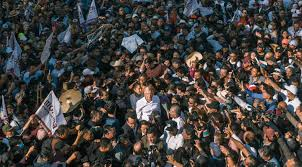
#> input picture amlo.jpg, 302 x 167 px
$ python manejarImagen.py
#> lines starting #> are read from the running program, lines starting #| are printed output that depends on the picture
import numpy as np
import cv2 as cv
from matplotlib import pyplot as plt

imagen = cv.imread("amlo.jpg")
#> imagen is the input picture: shape (167, 302, 3); mean B, G, R 61, 63.6, 66.6
imagengris = cv.cvtColor(imagen,cv.COLOR_BGR2GRAY)
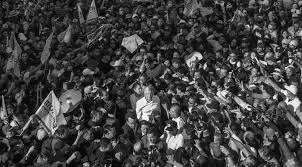
#> imagengris: shape (167, 302); min 0, max 255, mean 64.2
# cv.imshow("Monocromatica", imagengris); cv.waitKey(0); cv.destroyAllWindows()

imgsize = cv.resize(imagengris, (200,200))
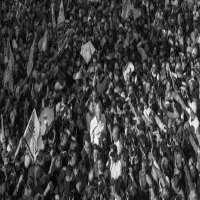
#> imgsize: shape (200, 200); min 1, max 250, mean 64
np.max(imgsize)
np.min(imgsize)

hist = cv.calcHist([imagen],[0], None, [256], [0,256])
#> hist = 256 values, max 834 at index 0, min 1 at index 252, mean 197

plt.figure(figsize=(8,4))
plt.title("Histograma en Escala de Grises")
plt.xlabel("Nivel de intensidad (0-255)")
plt.ylabel("Cantidad de píxeles")
plt.plot(hist)
plt.xlim([0,256])
plt.show()
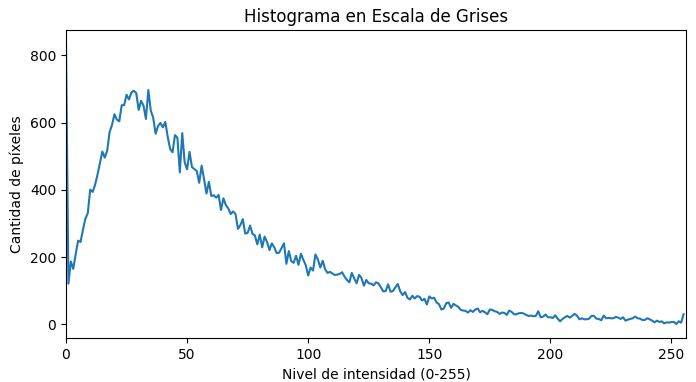
#> figure drawn by matplotlib, 1 panel; curve peaks at x = 0, y = 834
